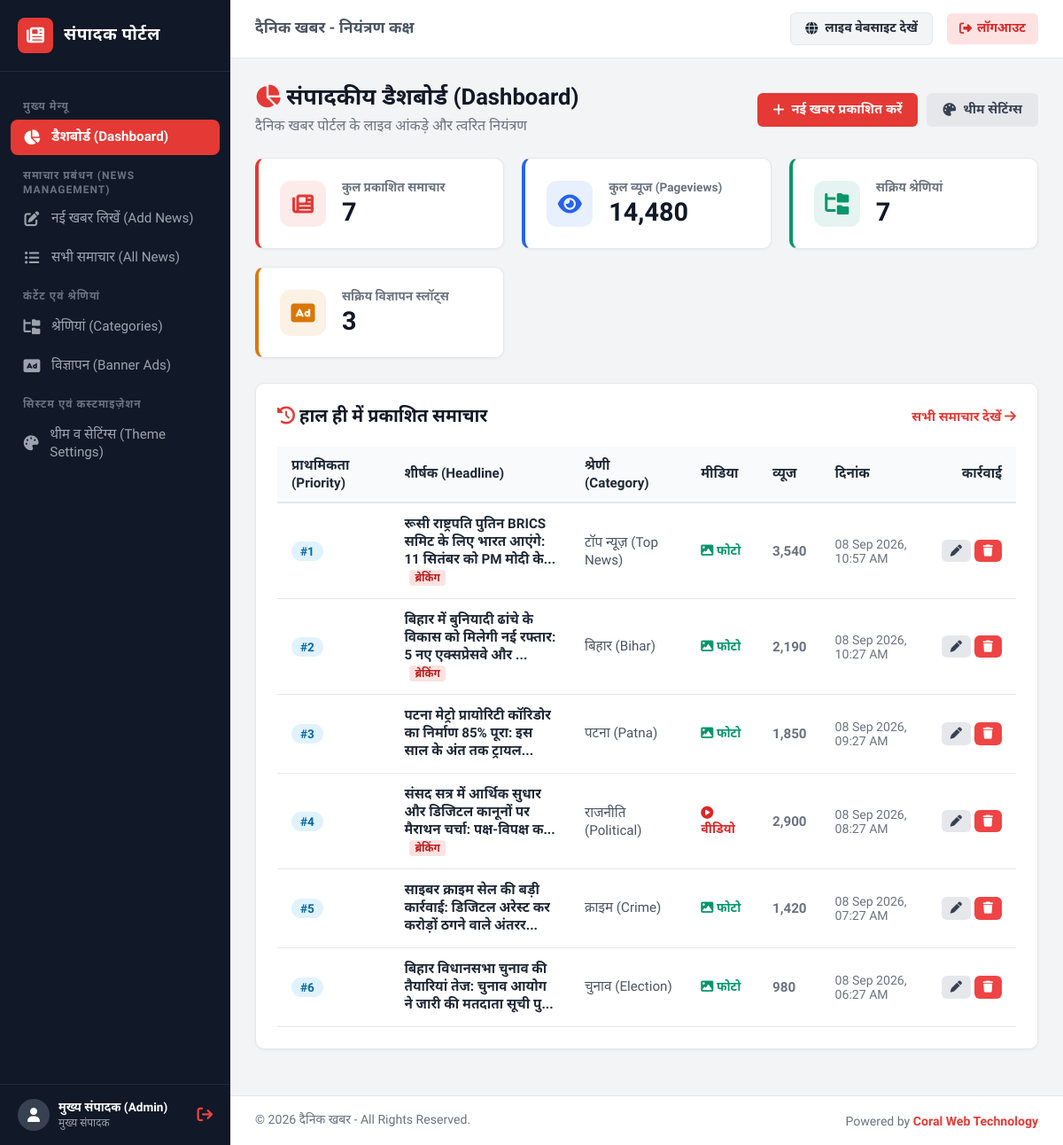
Before: /admin/ (signed in) with the older database file.
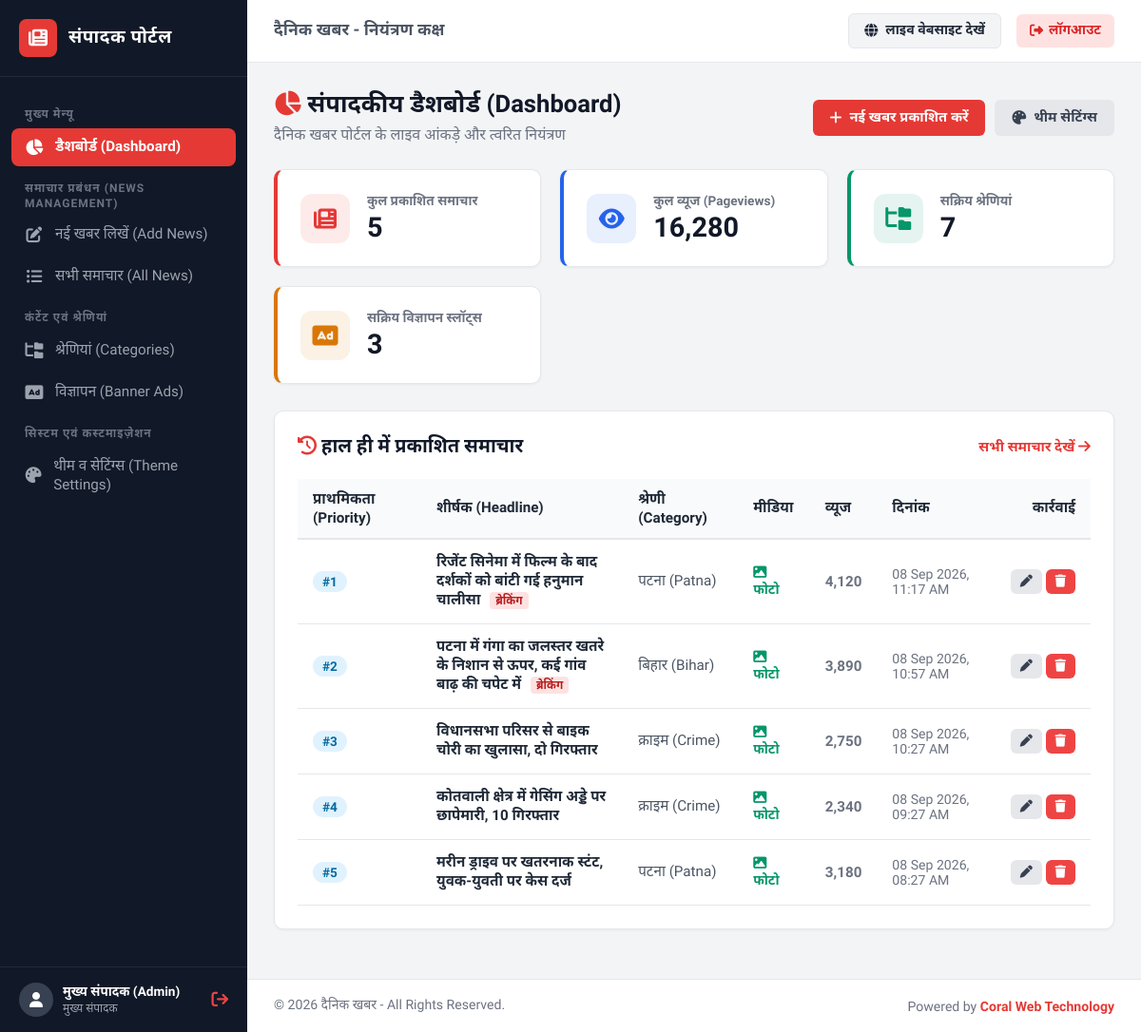
After: the same page with the newer database file.
### tables this page shows
CREATE TABLE `settings` (
  `id` INT AUTO_INCREMENT PRIMARY KEY,
  `site_title` VARCHAR(150) NOT NULL DEFAULT 'दैनिक खबर',
  `tagline` VARCHAR(255) NOT NULL DEFAULT 'सच्ची और निष्पक्ष पत्रकारिता का सशक्त डिजिटल मंच',
  `theme_color` VARCHAR(20) NOT NULL DEFAULT '#e53935',
  `logo_url` VARCHAR(255) DEFAULT 'assets/images/logo.svg',
  `epaper_link` VARCHAR(255) DEFAULT 'https://epaper.dainikkhabr.com',
  `created_at` TIMESTAMP DEFAULT CURRENT_TIMESTAMP,
  `updated_at` TIMESTAMP DEFAULT CURRENT_TIMESTAMP ON UPDATE CURRENT_TIMESTAMP
);

CREATE TABLE `news` (
  `id` INT AUTO_INCREMENT PRIMARY KEY,
  `category_id` INT NOT NULL,
  `headline` VARCHAR(500) NOT NULL,
  `subheadline` VARCHAR(500) DEFAULT NULL,
  `slug` VARCHAR(550) NOT NULL UNIQUE,
  `content` LONGTEXT NOT NULL,
  `media_type` ENUM('image', 'video_upload', 'video_embed') NOT NULL DEFAULT 'image',
  `media_url` VARCHAR(255) NOT NULL,
  `priority_order` INT DEFAULT 0,
  `is_breaking` TINYINT(1) DEFAULT 0,
  `views` INT DEFAULT 0,
  `created_at` TIMESTAMP DEFAULT CURRENT_TIMESTAMP,
  `updated_at` TIMESTAMP DEFAULT CURRENT_TIMESTAMP ON UPDATE CURRENT_TIMESTAMP,
  FOREIGN KEY (`category_id`) REFERENCES `categories` (`id`) ON DELETE CASCADE
);

CREATE TABLE `categories` (
  `id` INT AUTO_INCREMENT PRIMARY KEY,
  `name` VARCHAR(100) NOT NULL,
  `slug` VARCHAR(120) NOT NULL UNIQUE,
  `icon` VARCHAR(50) DEFAULT 'fa-newspaper',
  `display_order` INT DEFAULT 0,
  `status` TINYINT(1) DEFAULT 1,
  `created_at` TIMESTAMP DEFAULT CURRENT_TIMESTAMP
);

### includes/functions.php (called while the page is built, shortened)
<?php
require_once __DIR__ . '/../config/db.php';
function get_site_settings($pdo_conn = null) {
    global $pdo;
    $db = $pdo_conn ?: $pdo;
    static $settings = null;
    if ($settings === null) {
        $default = [
            'site_title'  => 'दैनिक खबर',
            'tagline'     => 'सच्ची और निष्पक्ष पत्रकारिता का सशक्त डिजिटल मंच',
            'theme_color' => '#e53935',
            'logo_url'    => 'assets/images/logo.svg',
            'epaper_link' => 'https://epaper.dainikkhabr.com'
        ];
        if ($db) {
            try {
                $stmt = $db->query("SELECT * FROM settings WHERE id = 1 LIMIT 1");
                $row = $stmt->fetch();
                $settings = $row ?: $default;
            } catch (PDOException $e) {
                $settings = $default;
            }
        } else {
            $settings = $default;
        }
    }
    return $settings;
}

### admin/index.php (the view, shortened to what the rows shown need)
<?php
require_once __DIR__ . '/includes/auth.php';
$recent_news = [];
if ($pdo) {
    try {
        $stmt = $pdo->query("SELECT n.*, c.name as category_name
                             FROM news n
                             LEFT JOIN categories c ON n.category_id = c.id
                             ORDER BY n.created_at DESC LIMIT 6");
        $recent_news = $stmt->fetchAll();
    } catch (PDOException $e) {
        error_log($e->getMessage());
    }
}
require_once __DIR__ . '/includes/header.php';
?>
<div class="page-header">
    <div>
        <h1><i class="fa-solid fa-chart-pie" style="color:var(--admin-theme);"></i> संपादकीय डैशबोर्ड (Dashboard)</h1>
    </div>
</div>
<div class="card">
    <?php if (!empty($recent_news)): ?>
        <div style="overflow-x: auto;">
            <table style="width: 100%; border-collapse: collapse; text-align: left; font-size: 0.95rem;">
                <thead>
                    <tr style="border-bottom: 2px solid var(--admin-border); background: #f9fafb;">
                        <th style="padding: 12px 16px; font-weight: 700;">प्राथमिकता (Priority)</th>
                        <th style="padding: 12px 16px; font-weight: 700;">शीर्षक (Headline)</th>
                        <th style="padding: 12px 16px; font-weight: 700;">श्रेणी (Category)</th>
                        <th style="padding: 12px 16px; font-weight: 700;">मीडिया</th>
                        <th style="padding: 12px 16px; font-weight: 700;">व्यूज</th>
                        <th style="padding: 12px 16px; font-weight: 700;">दिनांक</th>
                        <th style="padding: 12px 16px; font-weight: 700; text-align: right;">कार्रवाई</th>
                    </tr>
                </thead>
                <tbody>
                    <?php foreach ($recent_news as $news): ?>
                        <tr style="border-bottom: 1px solid var(--admin-border);">
                            <td style="padding: 14px 16px;">
                                <span style="display:inline-block; padding:3px 10px; background:#e0f2fe; color:#0369a1; border-radius:12px; font-weight:700; font-size:0.85rem;">
                                    #<?php echo (int)$news['priority_order']; ?>
                                </span>
                            </td>
                            <td style="padding: 14px 16px; font-weight: 600; max-width: 320px;">
                                <a href="<?php echo SITE_URL; ?>/article.php?slug=<?php echo urlencode($news['slug']); ?>" target="_blank" style="color: #1f2937; text-decoration: none;">
                                    <?php echo htmlspecialchars(mb_substr($news['headline'], 0, 75)) . (mb_strlen($news['headline']) > 75 ? '...' : ''); ?>
                                </a>
                                <?php if (!empty($news['is_breaking'])): ?>
                                    <span style="font-size:0.75rem; background:#fee2e2; color:#b91c1c; padding:2px 6px; border-radius:4px; margin-left:6px; font-weight:700;">ब्रेकिंग</span>
                                <?php endif; ?>
                            </td>
                            <td style="padding: 14px 16px; color: #4b5563;">
                                <?php echo htmlspecialchars($news['category_name'] ?? 'सामान्य'); ?>
                            </td>
                            <td style="padding: 14px 16px;">
                                <?php if ($news['media_type'] === 'video_embed' || $news['media_type'] === 'video_upload'): ?>
                                    <span style="color: #dc2626; font-size: 0.88rem; font-weight: 600;"><i class="fa-solid fa-circle-play"></i> वीडियो</span>
                                <?php else: ?>
                                    <span style="color: #059669; font-size: 0.88rem; font-weight: 600;"><i class="fa-solid fa-image"></i> फोटो</span>
                                <?php endif; ?>
                            </td>
                            <td style="padding: 14px 16px; color: #6b7280; font-weight: 600;">
                                <?php echo number_format($news['views']); ?>
                            </td>
                            <td style="padding: 14px 16px; color: #6b7280; font-size: 0.88rem;">
                                <?php echo date('d M Y, h:i A', strtotime($news['created_at'])); ?>
                            </td>
                            <td style="padding: 14px 16px; text-align: right; white-space: nowrap;">
                                <a href="<?php echo SITE_URL; ?>/admin/news/edit.php?id=<?php echo $news['id']; ?>" class="btn btn-secondary" style="padding: 6px 10px; font-size: 0.82rem;" title="संपादित करें">
                                    <i class="fa-solid fa-pen"></i>
                                </a>
                                <a href="<?php echo SITE_URL; ?>/admin/news/delete.php?id=<?php echo $news['id']; ?>" class="btn btn-danger" style="padding: 6px 10px; font-size: 0.82rem;" title="हटाएं" onclick="return confirm('क्या आप वाकई इस समाचार को हटाना चाहते हैं?');">
                                    <i class="fa-solid fa-trash"></i>
                                </a>
                            </td>
                        </tr>
                    <?php endforeach; ?>
                </tbody>
            </table>
        </div>
    <?php endif; ?>
</div>
<?php require_once __DIR__ . '/includes/footer.php'; ?>

### admin/includes/header.php (shortened to what the rows shown need)
<?php
$site_settings = get_site_settings();
?>
<!DOCTYPE html>
<html lang="hi">
<head>
    <link rel="stylesheet" href="https://cdnjs.cloudflare.com/ajax/libs/font-awesome/6.5.1/css/all.min.css">
    <link href="https://cdn.jsdelivr.net/npm/summernote@0.8.18/dist/summernote-lite.min.css" rel="stylesheet">
</head>
<body>
    <div class="admin-main">
        <header class="admin-topbar">
            <div class="topbar-left">
                <h3 style="font-size:1.1rem; font-weight:600; color:#4b5563;">
                    <?php echo htmlspecialchars($site_settings['site_title'] ?? 'दैनिक खबर'); ?> - नियंत्रण कक्ष
                </h3>
            </div>
        </header>
        <main class="admin-body">

### admin/includes/footer.php (shortened to what the rows shown need)
        </main>
        <footer style="padding: 18px 28px; background: #ffffff; border-top: 1px solid var(--admin-border); font-size: 0.88rem; color: #6b7280; display: flex; justify-content: space-between; align-items: center; flex-wrap: wrap; gap: 10px;">
            <div>
                &copy; <?php echo date('Y'); ?> <?php echo htmlspecialchars($site_settings['site_title'] ?? 'दैनिक खबर'); ?> - All Rights Reserved.
            </div>
            <div>
                Powered by <a href="https://coralwebtechnology.com/" target="_blank" style="color: var(--admin-theme); text-decoration: none; font-weight: 600;">Coral Web Technology</a>
            </div>
        </footer>
    </div>
</body>
</html>

Changed rows visible on the page:
removed news: priority_order "6", headline "बिहार विधानसभा चुनाव की तैयारियां तेज: चुनाव आयोग ने जारी की मतदाता सूची पु", category.name "चुनाव (Election)", media_type "image" (drawn), views "980", created_at "08 Sep 2026, 06:27 AM"
changed news: headline "रूसी राष्ट्रपति पुतिन BRICS समिट के लिए भारत आएंगे: 11 सितंबर को PM मोदी के" → "रिजेंट सिनेमा में फिल्म के बाद दर्शकों को बांटी गई हनुमान चालीसा"; category.name "टॉप न्यूज़ (Top News)" → "पटना (Patna)"; views "3,540" → "4,120"; created_at "08 Sep 2026, 10:57 AM" → "08 Sep 2026, 11:17 AM"; no longer shows "..."
changed news "बिहार (Bihar)": headline "बिहार में बुनियादी ढांचे के विकास को मिलेगी नई रफ्तार: 5 नए एक्सप्रेसवे और" → "पटना में गंगा का जलस्तर खतरे के निशान से ऊपर, कई गांव बाढ़ की चपेट में"; views "2,190" → "3,890"; created_at "08 Sep 2026, 10:27 AM" → "08 Sep 2026, 10:57 AM"; no longer shows "..."
changed news: headline "पटना मेट्रो प्रायोरिटी कॉरिडोर का निर्माण 85% पूरा: इस साल के अंत तक ट्रायल" → "विधानसभा परिसर से बाइक चोरी का खुलासा, दो गिरफ्तार"; category.name "पटना (Patna)" → "क्राइम (Crime)"; views "1,850" → "2,750"; created_at "08 Sep 2026, 09:27 AM" → "08 Sep 2026, 10:27 AM"; no longer shows "..."
changed news: headline "संसद सत्र में आर्थिक सुधार और डिजिटल कानूनों पर मैराथन चर्चा: पक्ष-विपक्ष क" → "कोतवाली क्षेत्र में गेसिंग अड्डे पर छापेमारी, 10 गिरफ्तार"; category.name "राजनीति (Political)" → "क्राइम (Crime)"; views "2,900" → "2,340"; created_at "08 Sep 2026, 08:27 AM" → "08 Sep 2026, 09:27 AM"; media_type "वीडियो" → "फोटो"; no longer shows "..."; no longer shows "ब्रेकिंग"
changed news: headline "साइबर क्राइम सेल की बड़ी कार्रवाई: डिजिटल अरेस्ट कर करोड़ों ठगने वाले अंतरर" → "मरीन ड्राइव पर खतरनाक स्टंट, युवक-युवती पर केस दर्ज"; category.name "क्राइम (Crime)" → "पटना (Patna)"; views "1,420" → "3,180"; created_at "08 Sep 2026, 07:27 AM" → "08 Sep 2026, 08:27 AM"; no longer shows "..."
Other visible differences:
$total_news: "7" → "5"
$total_views: "14,480" → "16,280"
